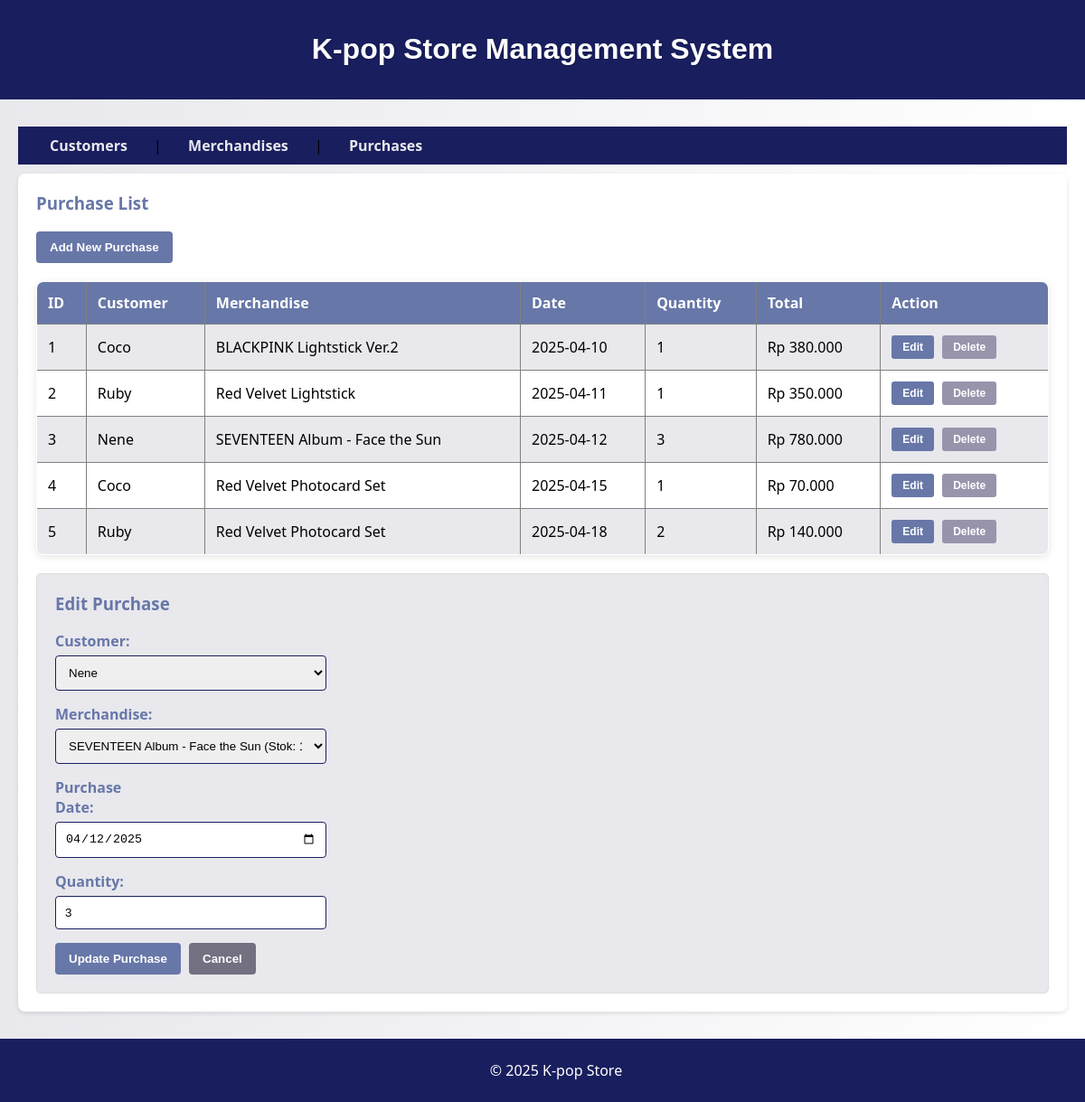
/?page=purchases&edit=3, run on the app's committed database.
### tables this page shows
CREATE TABLE purchases (
    id INT AUTO_INCREMENT PRIMARY KEY,
    customer_id INT NOT NULL,
    merchandise_id INT NOT NULL,
    purchase_date DATE NOT NULL,
    quantity INT NOT NULL DEFAULT 1,
    FOREIGN KEY (customer_id) REFERENCES customers(id),
    FOREIGN KEY (merchandise_id) REFERENCES merchandise(id)
);

CREATE TABLE customers (
    id INT AUTO_INCREMENT PRIMARY KEY,
    name VARCHAR(100) NOT NULL,
    email VARCHAR(100) UNIQUE,
    phone VARCHAR(15)
);

CREATE TABLE merchandise (
    id INT AUTO_INCREMENT PRIMARY KEY,
    name VARCHAR(255) NOT NULL,
    category VARCHAR(50),  
    price DECIMAL(10, 2) NOT NULL,
    stock INT NOT NULL DEFAULT 0
);

### config/db.php (called while the page is built, shortened)
<?php
class Database {
    private $host = "localhost";
    private $username = "root";
    private $password = "";
    private $dbname = "kpop_store";
    public function __construct() {
        try {
            $this->conn = new PDO("mysql:host=$this->host;dbname=$this->dbname", $this->username, $this->password);
        } catch (PDOException $e) {
            echo "Koneksi gagal: " . $e->getMessage();
        }
    }
}
?>

### class/Purchase.php (called while the page is built, shortened)
<?php
require_once 'config/db.php';
require_once 'class/Merchandise.php';
class Purchase {
    private $db;
    public function __construct() {
        $this->db = (new Database())->conn;
    }
    public function getAllPurchases() {
        $stmt = $this->db->query("SELECT purchases.*, customers.name as customer_name, merchandise.name as merchandise_name, merchandise.price
                                FROM purchases
                                JOIN customers ON purchases.customer_id = customers.id
                                JOIN merchandise ON purchases.merchandise_id = merchandise.id
                                ORDER BY purchases.id ASC");
        return $stmt->fetchAll(PDO::FETCH_ASSOC);
    }
    public function getPurchaseById($id) {
        $stmt = $this->db->prepare("SELECT purchases.*, customers.name as customer_name, merchandise.name as merchandise_name, merchandise.price
                                    FROM purchases
                                    JOIN customers ON purchases.customer_id = customers.id
                                    JOIN merchandise ON purchases.merchandise_id = merchandise.id
                                    WHERE purchases.id = ?");
        $stmt->execute([$id]);
        return $stmt->fetch(PDO::FETCH_ASSOC);
    }
}
?>

### class/Customer.php (called while the page is built, shortened)
<?php
require_once 'config/db.php';
class Customer {
    private $db;
    public function __construct() {
        $this->db = (new Database())->conn;
    }
    public function getAllCustomers() {
        $stmt = $this->db->query("SELECT * FROM customers");
        return $stmt->fetchAll(PDO::FETCH_ASSOC);
    }
}
?>

### class/Merchandise.php (called while the page is built, shortened)
<?php
require_once 'config/db.php';
class Merchandise {
    private $db;
    public function __construct() {
        $this->db = (new Database())->conn;
    }
    public function getAllMerchandise() {
        $stmt = $this->db->query("SELECT * FROM merchandise");
        return $stmt->fetchAll(PDO::FETCH_ASSOC);
    }
}
?>

### view/purchases.php (the view, shortened to what this page needs)
<section>
    <h3>Purchase List</h3>
    <div class="action-buttons">
        <button onclick="showForm('formAddPurchase')">Add New Purchase</button>
    </div>
    <table border="1">
        <tr>
            <th>ID</th>
            <th>Customer</th>
            <th>Merchandise</th>
            <th>Date</th>
            <th>Quantity</th>
            <th>Total</th>
            <th>Action</th>
        </tr>
        <?php foreach ($purchase->getAllPurchases() as $p): ?>
        <tr>
            <td><?= $p['id'] ?></td>
            <td><?= $p['customer_name'] ?></td>
            <td><?= $p['merchandise_name'] ?></td>
            <td><?= $p['purchase_date'] ?></td>
            <td><?= $p['quantity'] ?></td>
            <td>Rp <?= number_format($p['price'] * $p['quantity'], 0, ',', '.') ?></td>
            <td class="action-buttons-cell">
                <?php if (!isset($p['return_date']) || !$p['return_date']): ?>
                    <button class="btn-edit" onclick="window.location='?page=purchases&edit=<?= $p['id'] ?>'">Edit</button>
                    <button class="btn-delete" onclick="if(confirm('Are you sure you want to delete?')) window.location='?page=purchases&delete_purchase=<?= $p['id'] ?>'">Delete</button>
                <?php endif; ?>
            </td>
        </tr>
        <?php endforeach; ?>
    </table>
    <div id="formAddPurchase" class="form-container" style="display: <?= isset($_GET['edit']) ? 'block' : 'none' ?>;">
        <h3><?= isset($_GET['edit']) ? 'Edit Purchase' : 'Add New Purchase' ?></h3>
        <?php
        $editData = null;
        if (isset($_GET['edit'])) {
            $editData = $purchase->getPurchaseById($_GET['edit']);
        }
        ?>
        <form method="POST">
            <div>
                <label>Customer:</label>
                <select name="customer_id">
                    <?php foreach ($customer->getAllCustomers() as $c): ?>
                        <option value="<?= $c['id'] ?>" <?= $editData && $editData['customer_id'] == $c['id'] ? 'selected' : '' ?>><?= $c['name'] ?></option>
                    <?php endforeach; ?>
                </select>
            </div>
            <div>
                <label>Merchandise:</label>
                <select name="merchandise_id">
                    <?php foreach ($merchandise->getAllMerchandise() as $m): ?>
                        <option value="<?= $m['id'] ?>" <?= $editData && $editData['merchandise_id'] == $m['id'] ? 'selected' : '' ?>><?= $m['name'] ?> (Stok: <?= $m['stock'] ?>)</option>
                    <?php endforeach; ?>
                </select>
            </div>
            <?php if ($editData): ?>
                <div>
                    <label>Purchase Date:</label>
                    <input type="date" name="purchase_date" value="<?= $editData['purchase_date'] ?>" required>
                </div>
            <?php endif; ?>
            <div>
                <label>Quantity:</label>
                <input type="number" name="quantity" min="1" value="<?= $editData ? $editData['quantity'] : '1' ?>" required>
            </div>
            <button type="submit" name="<?= $editData ? 'update_purchase' : 'add_purchase' ?>">
                <?= $editData ? 'Update' : 'Add' ?> Purchase
            </button>
            <button type="button" onclick="window.location='?page=purchases'"class="btn-cancel">Cancel</button>
        </form>
    </div>
</section>

### style.css (style rules this page uses)
body { font-family: 'Segoe UI', Tahoma, Geneva, Verdana, sans-serif; margin: 0; padding: 0; background-color: #E8E8ED; background-image: linear-gradient(to right, #E8E8ED, #fff); }
section { background-color: white; padding: 20px; border-radius: 8px; box-shadow: 0 2px 5px rgba(0, 0, 0, 0.1); margin-bottom: 20px; }
h2, h3 { color: #6777A8; margin-top: 0; }
table { width: 100%; border-collapse: collapse; margin-bottom: 20px; background-color: white; box-shadow: 0 2px 8px rgba(0,0,0,0.1); border-radius: 8px; overflow: hidden; }
table th, table td { padding: 12px; text-align: left; }
table th { background-color: #6777A8; color: white; }
table tr:nth-child(even) { background-color: #E8E8ED; }
form div, .form-group { margin-bottom: 15px; }
label { display: block; margin-bottom: 5px; font-weight: bold; color: #6777A8; width: 100px; }
input[type="text"], input[type="email"], input[type="number"], input[type="date"], select { padding: 10px; width: 300px; border: 1px solid #191E5E; border-radius: 4px; box-sizing: border-box; }
button { padding: 10px 15px; background-color: #6777A8; color: white; border: none; border-radius: 4px; cursor: pointer; margin-right: 5px; font-weight: bold; }
.action-buttons { margin-bottom: 20px; }
.form-container { background-color: #E8E8ED; padding: 20px; border: 1px solid #ddd; border-radius: 5px; margin-top: 20px; }
.action-buttons-cell { white-space: nowrap; }
.btn-edit { background-color: #6777A8; color: white; padding: 6px 12px; border: none; border-radius: 3px; cursor: pointer; margin-right: 5px; font-size: 12px; font-weight: bold; }
.btn-delete { background-color: #9894AC; color: white; padding: 6px 12px; border: none; border-radius: 3px; cursor: pointer; font-size: 12px; font-weight: bold; }
.btn-cancel { background-color: #727081; color: white; padding: 10px 15px; }
table td { vertical-align: middle; }

### data on the page
purchases: id "1", customer.name "Coco", merchandise.name "BLACKPINK Lightstick Ver.2", purchase_date "2025-04-10", quantity "1", $p['price'] * $p['quantity'] "380.000"
purchases: id "2", customer.name "Ruby", merchandise.name "Red Velvet Lightstick", purchase_date "2025-04-11", quantity "1", $p['price'] * $p['quantity'] "350.000"
purchases: id "3", customer.name "Nene", merchandise.name "SEVENTEEN Album - Face the Sun", purchase_date "2025-04-12", quantity "3", $p['price'] * $p['quantity'] "780.000", customer_id "Nene", merchandise_id "SEVENTEEN Album - Face the Sun (Stok: 11)", purchase_date "04/12/2025"
purchases: id "4", customer.name "Coco", merchandise.name "Red Velvet Photocard Set", purchase_date "2025-04-15", quantity "1", $p['price'] * $p['quantity'] "70.000"
purchases: id "5", customer.name "Ruby", merchandise.name "Red Velvet Photocard Set", purchase_date "2025-04-18", quantity "2", $p['price'] * $p['quantity'] "140.000"
